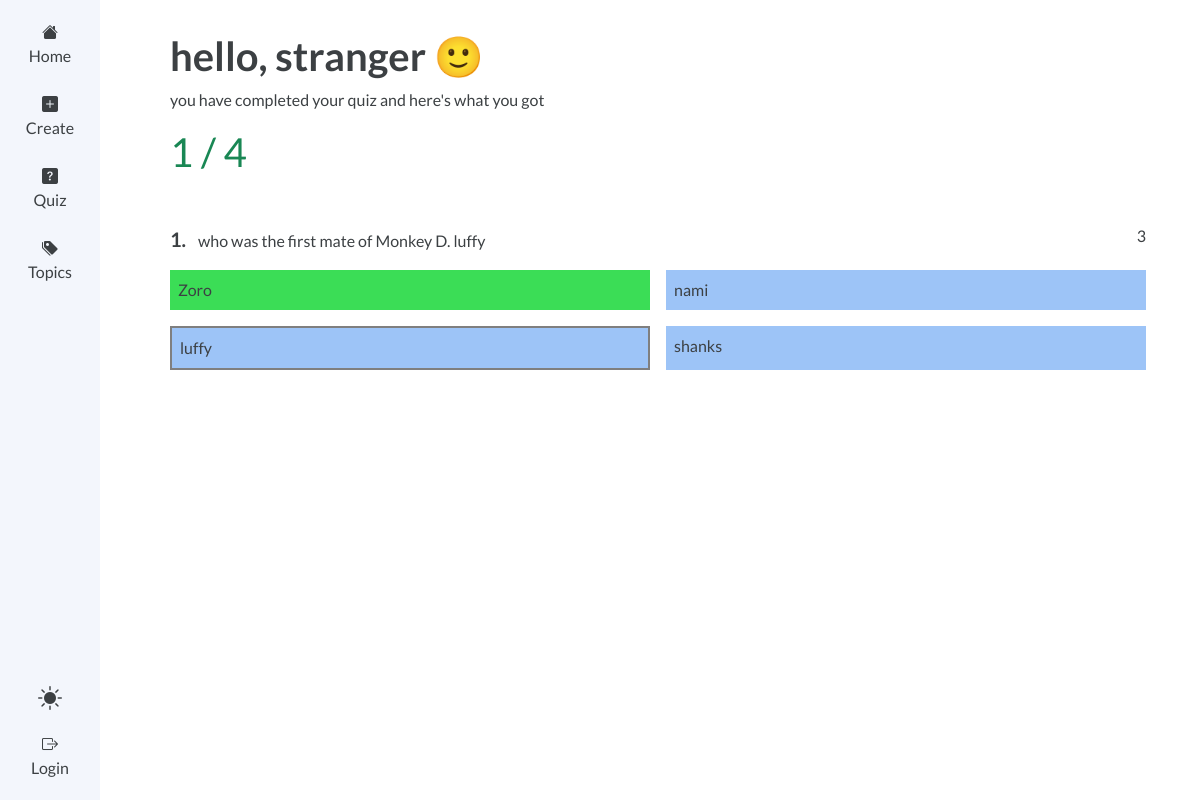
The page /results/20/ on the database its author committed.
### quiz/models.py (models this page shows, shortened)
class UserAnswer(models.Model):
    question = models.ForeignKey(Question, on_delete=models.CASCADE, related_name='user_ans')
    user = models.ForeignKey(User, on_delete=models.CASCADE, related_name='answers')
    result = models.ForeignKey(Result, on_delete=models.CASCADE, related_name='user_answers')
    selected_option = models.ForeignKey(Choice, on_delete=models.CASCADE, null=True)

class Question(models.Model):
    body = models.CharField(max_length=500, blank=False)
    points = models.PositiveIntegerField(default=2)
    created_by = models.ForeignKey(User, models.CASCADE, related_name='questions_by')
    topics = models.ManyToManyField(Topic)
    created = models.DateTimeField(auto_now_add=True)
    updated = models.DateTimeField(auto_now=True)

class Choice(models.Model):
    body = models.CharField(max_length=500, blank=False)
    question = models.ForeignKey(Question, on_delete=models.CASCADE, related_name='options')
    is_correct = models.BooleanField(default=False)
    created = models.DateTimeField(auto_now_add=True)
    updated = models.DateTimeField(auto_now=True)

### quiz/views.py (the view)
# urls.py: path('results/<int:rid>/', views.showresults, name='results'),
def showresults(request, rid):
    result = get_object_or_404(Result, pk=rid)
    if request.user.is_authenticated:
        if result.quiz.user != request.user:
            return redirect(index)  # Redirect if the user does not own the result
    total_score = result.total_score
    obtained_score = result.obtained_score
    return render(request, 'quiz/results.html', {
        'total_score': total_score,
        'obtained_score': obtained_score,
        'result': result,
    })

### quiz/templates/quiz/results.html (shortened to what this page needs)
{% extends 'quiz/base.html' %}
{% load static %}
{% block body %}
<div class="mb-5">
    {% if user.is_authenticated %}
    <h1 class="fs-1 fw-bolder">hello, {{ user.username }} 🙂</h1>
    {% else %}
    <h1 class="fs-1 fw-bolder">hello, stranger 🙂</h1>
    {% endif %}
    <p>you have completed your quiz and here's what you got</p>
    <h1 class="fs-1 text-success">{{ obtained_score }} / {{ total_score }}</h1>
</div>
{% for ans in result.user_answers.all %}
<div class="d-flex flex-column w-100 mb-5">
    <div class="d-flex justify-content-between">
        <div> <span class="me-2 fw-bolder fs-5">{{forloop.counter}}. </span> {{ ans.question.body }}</div>
        <div class="points">{{ ans.question.points }}</div>
    </div>
    <div id="obox">
        {% for choice in ans.question.options.all %}
        <div><label for="option-{{ choice.id }}">{{ choice.body }}</label></div>
        {% endfor %}
    </div>
</div>
{% endfor %}
{% endblock %}

### quiz/static/quiz/styles/mstyle.css (style rules this page uses)
* { box-sizing: border-box; }
:root { --background-body: #fff; --background-nav: #f3f6fc; --text-default: #3c4043; --text-hover: #0e0e0f; --link-hover: #1973e8; --green: rgb(45, 148, 50); --red: rgb(250, 68, 36); --blue: rgb(55, 118, 255); --option-background: rgb(157, 196, 247); --option-hover: rgb(118, 134, 143); --option-checked-background: rgb(75, 141, 226); --option-correct-background: rgb(59, 221, 86); --option-selected-background: rgb(115, 137, 235); --border: #7f7f7f; }
.body { font-family: "Lato", monospace; color: var(--text-default); }
label { display: block; padding: 0.5rem; cursor: pointer; }
input[type=radio] + div { background-color: var(--option-background); }
input.correct + div { background-color: var(--option-correct-background); }
input.selected + div { border: 2px solid var(--border); }
#obox { display: grid; grid-template-columns: repeat(2, 1fr); gap: 1rem; margin-top: 1rem; }

### rows shown on the page
UserAnswer: question.body "who was the first mate of Monkey D. luffy", question.points "3"
Choice: body "Zoro"
Choice: body "nami"
Choice: body "luffy"
Choice: body "shanks"

### other values the page prints
{{ obtained_score }} "1"
{{ total_score }} "4"
